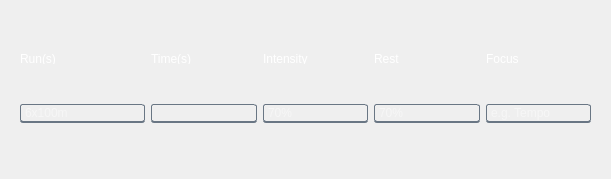
               <widget class="QWidget" name="EditWorkoutTrainingScrollAreaWidgetContents">
                <property name="geometry">
                 <rect>
                  <x>0</x>
                  <y>0</y>
                  <width>611</width>
                  <height>179</height>
                 </rect>
                </property>
                <layout class="QHBoxLayout" name="horizontalLayout_14">
                 <item>
                  <widget class="QWidget" name="EditWorkoutsTrainingInnerWidget" native="true">
                   <property name="styleSheet">
                    <string notr="true"/>
                   </property>
                   <layout class="QGridLayout" name="gridLayout_24">
                    <item row="0" column="0">
                     <widget class="QLabel" name="EWTRuns">
                      <property name="maximumSize">
                       <size>
                        <width>16777215</width>
                        <height>10</height>
                       </size>
                      </property>
                      <property name="styleSheet">
                       <string notr="true">color: white; 
border: none;
background: transparent;
text-align: left; /* Align the text inside the QPushButton to the left */
padding-left: 0px;
</string>
                      </property>
                      <property name="text">
                       <string>Run(s)</string>
                      </property>
                     </widget>
                    </item>
                    <item row="0" column="1">
                     <widget class="QLabel" name="EWTTime">
                      <property name="maximumSize">
                       <size>
                        <width>16777215</width>
                        <height>10</height>
                       </size>
                      </property>
                      <property name="styleSheet">
                       <string notr="true">color: white; 
border: none;
background: transparent;
text-align: left; /* Align the text inside the QPushButton to the left */
padding-left: 0px;
</string>
                      </property>
                      <property name="text">
                       <string>Time(s)</string>
                      </property>
                     </widget>
                    </item>
                    <item row="0" column="2">
                     <widget class="QLabel" name="EWTIntensity">
                      <property name="maximumSize">
                       <size>
                        <width>16777215</width>
                        <height>10</height>
                       </size>
                      </property>
                      <property name="styleSheet">
                       <string notr="true">color: white; 
border: none;
background: transparent;
text-align: left; /* Align the text inside the QPushButton to the left */
padding-left: 0px;
</string>
                      </property>
                      <property name="text">
                       <string>Intensity</string>
                      </property>
                     </widget>
                    </item>
                    <item row="0" column="3">
                     <widget class="QLabel" name="EWTRest">
                      <property name="maximumSize">
                       <size>
                        <width>16777215</width>
                        <height>10</height>
                       </size>
                      </property>
                      <property name="styleSheet">
                       <string notr="true">color: white; 
border: none;
background: transparent;
text-align: left; /* Align the text inside the QPushButton to the left */
padding-left: 0px;
</string>
                      </property>
                      <property name="text">
                       <string>Rest</string>
                      </property>
                     </widget>
                    </item>
                    <item row="0" column="4">
                     <widget class="QLabel" name="EWTFocus">
                      <property name="maximumSize">
                       <size>
                        <width>16777215</width>
                        <height>10</height>
                       </size>
                      </property>
                      <property name="styleSheet">
                       <string notr="true">color: white; 
border: none;
background: transparent;
text-align: left; /* Align the text inside the QPushButton to the left */
padding-left: 0px;
</string>
                      </property>
                      <property name="text">
                       <string>Focus</string>
                      </property>
                     </widget>
                    </item>
                    <item row="1" column="0">
                     <widget class="QLineEdit" name="EWTRunsLE">
                      <property name="styleSheet">
                       <string notr="true">QLineEdit {

    padding-right: 20px; /* Adjust padding so text does not overlap the icon */
    background-color: rgba(0, 0, 0, 0);
    border-top: 1px solid rgba(105, 118, 132, 255);
    border-right: 1px solid rgba(105, 118, 132, 255);
    border-left: 1px solid rgba(105, 118, 132, 255);
    border-bottom: 2px solid rgba(105, 118, 132, 255);
    color: rgba(255, 255, 255, 230);
    padding-left: 2px;
    border-radius: 3px; /* Adjust this value to change the roundness */
}
</string>
                      </property>
                      <property name="placeholderText">
                       <string>6x100m</string>
                      </property>
                     </widget>
                    </item>
                    <item row="1" column="1">
                     <widget class="QLineEdit" name="EWTTimeLE">
                      <property name="styleSheet">
                       <string notr="true">QLineEdit {
    background-color: rgba(0, 0, 0, 0);
    border-top: 1px solid rgba(105, 118, 132, 255);
    border-right: 1px solid rgba(105, 118, 132, 255);
    border-left: 1px solid rgba(105, 118, 132, 255);
    border-bottom: 2px solid rgba(105, 118, 132, 255);
    color: rgba(255, 255, 255, 230);
    padding-left: 2px;
    border-radius: 3px; /* Adjust this value to change the roundness */
}
</string>
                      </property>
                      <property name="text">
                       <string/>
                      </property>
                     </widget>
                    </item>
                    <item row="1" column="2">
                     <widget class="QLineEdit" name="EWTIntensityLE">
                      <property name="styleSheet">
                       <string notr="true">QLineEdit {
    background-color: rgba(0, 0, 0, 0);
    border-top: 1px solid rgba(105, 118, 132, 255);
    border-right: 1px solid rgba(105, 118, 132, 255);
    border-left: 1px solid rgba(105, 118, 132, 255);
    border-bottom: 2px solid rgba(105, 118, 132, 255);
    color: rgba(255, 255, 255, 230);
    padding-left: 2px;
    border-radius: 3px; /* Adjust this value to change the roundness */
}
</string>
                      </property>
                      <property name="text">
                       <string/>
                      </property>
                      <property name="placeholderText">
                       <string>70%</string>
                      </property>
                     </widget>
                    </item>
                    <item row="1" column="3">
                     <widget class="QLineEdit" name="EWTRestLE">
                      <property name="styleSheet">
                       <string notr="true">QLineEdit {
    background-color: rgba(0, 0, 0, 0);
    border-top: 1px solid rgba(105, 118, 132, 255);
    border-right: 1px solid rgba(105, 118, 132, 255);
    border-left: 1px solid rgba(105, 118, 132, 255);
    border-bottom: 2px solid rgba(105, 118, 132, 255);
    color: rgba(255, 255, 255, 230);
    padding-left: 2px;
    border-radius: 3px; /* Adjust this value to change the roundness */
}
</string>
                      </property>
                      <property name="text">
                       <string/>
                      </property>
                      <property name="placeholderText">
                       <string>70%</string>
                      </property>
                     </widget>
                    </item>
                    <item row="1" column="4">
                     <widget class="QLineEdit" name="EWTFocusLE">
                      <property name="styleSheet">
                       <string notr="true">QLineEdit {
    background-color: rgba(0, 0, 0, 0);
    border-top: 1px solid rgba(105, 118, 132, 255);
    border-right: 1px solid rgba(105, 118, 132, 255);
    border-left: 1px solid rgba(105, 118, 132, 255);
    border-bottom: 2px solid rgba(105, 118, 132, 255);
    color: rgba(255, 255, 255, 230);
    padding-left: 2px;
    border-radius: 3px; /* Adjust this value to change the roundness */
}
</string>
                      </property>
                      <property name="text">
                       <string/>
                      </property>
                      <property name="placeholderText">
                       <string>e.g. Tempo</string>
                      </property>
                     </widget>
                    </item>
                   </layout>
                  </widget>
                 </item>
                </layout>
               </widget>
